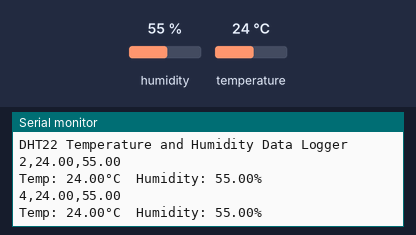
A sketch run on a simulated Arduino Uno, built with avr-gcc and run on an emulated ATmega328P. Parts: the last lines printed to the serial monitor. The inputs (shaded band) are chosen by the test bench; at power-on: humidity 55 %, temperature 24 °C.

Above: at 4.8 s.
4.9 s: humidity set to 22 %
At 7.4 s:
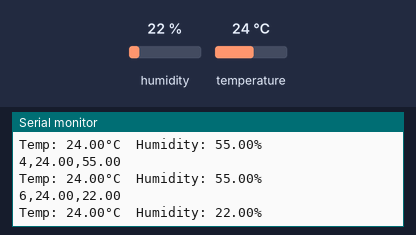
7.9 s: temperature set to 12 °C
At 9.2 s:
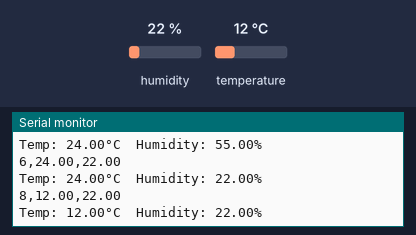
10.9 s: humidity set to 40 %
At 12.8 s:
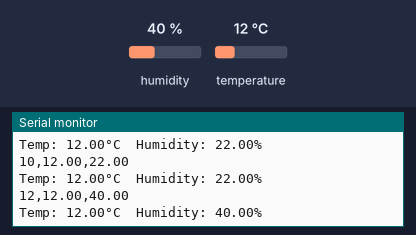
Timing chart, 0 to 14.3 s (numbered marks = the images above; inputs shaded):
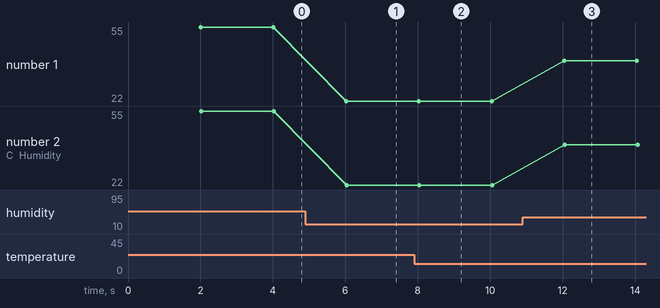

The sketch:

sketch_mar25a.ino
```cpp
#include "DHT.h"

#define DHTPIN 2      // Digital pin connected to DHT
#define DHTTYPE DHT22

DHT dht(DHTPIN, DHTTYPE);

void setup() {
  Serial.begin(9600);
  Serial.println("DHT22 Temperature and Humidity Data Logger");
  dht.begin();
}

void loop() {
  delay(2000);

  float humidity = dht.readHumidity();
  float temperature = dht.readTemperature();

  if (isnan(humidity) || isnan(temperature)) {
    Serial.println("Failed to read from DHT sensor!");
    return;
  }

  // Print CSV format
  Serial.print(millis() / 1000);  // Time in seconds
  Serial.print(",");
  Serial.print(temperature);
  Serial.print(",");
  Serial.println(humidity);

  // Human-readable format
  Serial.print("Temp: ");
  Serial.print(temperature);
  Serial.print("°C\tHumidity: ");
  Serial.print(humidity);
  Serial.println("%");
}
```

Measured:
- after the input at 4.9 s, the serial monitor: prints a new line after 1.1 s (image 1)
- after the input at 7.9 s, the serial monitor: prints a new line after 0.13 s (image 2)
- after the input at 10.9 s, the serial monitor: prints a new line after 1.1 s (image 3)
- plotted number 1: 55 → 22 after the input at 4.9 s, 22 → 40 after the input at 10.9 s
- plotted number 2: 55 → 22 after the input at 4.9 s, 22 → 40 after the input at 10.9 s
